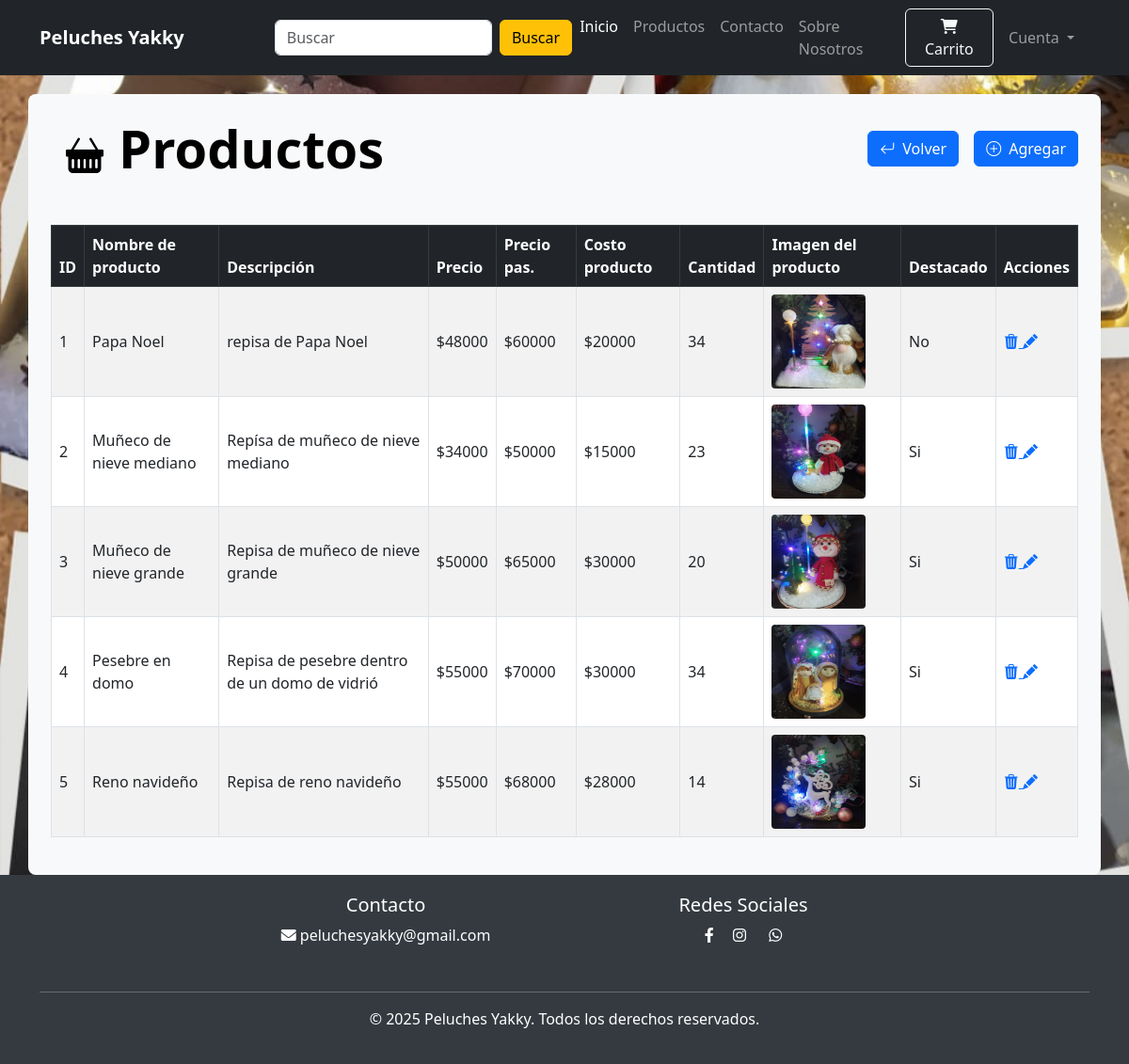
/ver-productos (signed in), run on an earlier commit of the app's database.
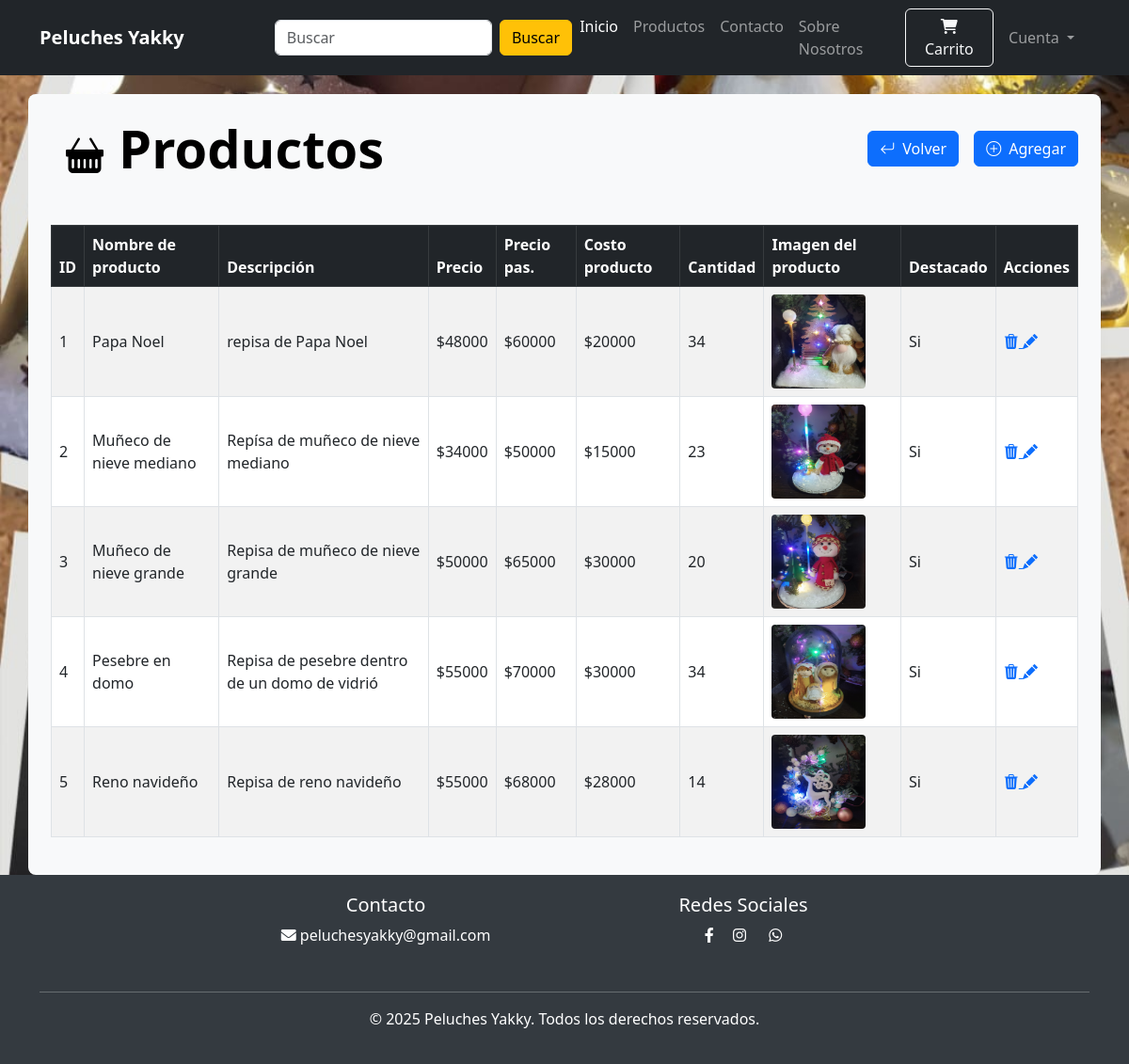
And on a later commit of the database.
### website/models.py (models this page shows, shortened)
class Product(db.Model):
    id = db.Column(db.Integer, primary_key=True)
    product_name = db.Column(db.String(100), nullable=False)
    current_price = db.Column(db.Integer, nullable=False)
    precio_costo = db.Column(db.Integer, nullable=False)  # tarea
    previous_price = db.Column(db.Integer, nullable=False)
    in_stock = db.Column(db.Integer, nullable=False)
    product_picture = db.Column(db.String(1000), nullable=False)
    flash_sale = db.Column(db.Boolean, default=False)
    date_added = db.Column(db.DateTime, default=datetime.utcnow)
    descripcion = db.Column(db.String(1000), nullable=False)
    is_deleted = db.Column(db.Boolean, default=False)
    carts = db.relationship(
        "Cart", backref=db.backref("product", lazy=True), cascade="all, delete-orphan"
    )
    orders = db.relationship(
        "Order", backref=db.backref("product", lazy=True), cascade="all, delete-orphan"
    )

### website/admin.py (the view)
@admin.route("/ver-productos", methods=["GET", "POST"])
@login_required
def ver_productos():
    if current_user.id == 1:
        productos = Product.query.order_by(Product.date_added).all()
        return render_template("ver_produc.html", productos=productos)
    return render_template("error_404.html")

### website/models.py (called while the page is built)
    @property
    def is_authenticated(self):
        return True  # Para usuarios reales siempre True

### website/templates/ver_produc.html (shortened to what this page needs)
{% extends 'index.html' %}
{% block body %}
{% if productos | length < 1 %} <div class="fondo" style="min-height: 100vh; padding-top: 20px;">
    <div class="container bg-light rounded-3 p-4 ">
        <div class="d-flex justify-content-between align-items-center mb-5">
            <h1 class="text-black mb-0 display-4 fw-bold">
                <i class="bi bi-basket-fill fs-1 text-black m-3"></i>Productos
            </h1>
            <div class="d-flex gap-3"><button onclick="window.location.href='/adminvista'" class="btn btn-primary">
                    <i class="bi bi-arrow-return-left me-2  "></i>Volver
                </button>
                <button onclick=" window.location.href='/agregar-productos'" class=" btn btn-primary">
                    <i class="bi bi-plus-circle me-2"></i>Agregar
                </button>
            </div>
        </div>
        <h1 class="text-black mb-0 display-4 fw-bold text-center p-5">
            <i class="bi bi-emoji-frown-fill fs-1 text-black m-3"></i> No hay productos
        </h1>
    </div>
    </div>
    {% else %} <div class="fondo" style="min-height: 100vh; padding-top: 20px;">
        <div class="container bg-light rounded-3 p-4 ">
            <div class="d-flex justify-content-between align-items-center mb-5">
                <h1 class="text-black mb-0 display-4 fw-bold">
                    <i class="bi bi-basket-fill fs-1 text-black m-3"></i>Productos
                </h1>
                <div class="d-flex gap-3"><button onclick="window.location.href='/adminvista'" class="btn btn-primary">
                        <i class="bi bi-arrow-return-left me-2  "></i>Volver
                    </button>
                    <button onclick=" window.location.href='/agregar-productos'" class=" btn btn-primary">
                        <i class="bi bi-plus-circle me-2"></i>Agregar
                    </button>
                </div>
            </div>
            <div class="table-responsive-lg">
                <table class="table table-bordered table-hover table-striped align-middle">
                    <thead class="table-dark">
                        <tr>
                            <th>ID</th>
                            <th>Nombre de producto</th>
                            <th>Descripción</th>
                            <th>Precio</th>
                            <th>Precio pas.</th>
                            <th>Costo producto</th>
                            <th>Cantidad</th>
                            <th>Imagen del producto</th>
                            <th>Destacado</th>
                            <th>Acciones</th>
                        </tr>
                    </thead>
                    <tbody>
                        {% for item in productos %}
                        <tr>
                            <td>{{ item.id }} </td>
                            <td> {{ item.product_name }}</td>
                            <td> {{ item.descripcion }}</td>
                            <td> ${{ item.current_price }}</td>
                            <td> ${{ item.previous_price }}</td>
                            <td> ${{ item.precio_costo }}</td>
                            <td> {{ item.in_stock }}</td>
                            <td> <img src="{{ item.product_picture }}" alt="{{ item.product_name }}"
                                    style="height: 100px; width: 100px; border-radius: 4px;">
                            </td>
                            {% if item.flash_sale %}
                            <td> Si </td>
                            {% else %}
                            <td> No </td>
                            {% endif %}
                            <td>
                                <a href="/elimi-producto/{{ item.id  }}" onclick="return confirmDelete()" class="delete"
                                    title="Eliminar" data-toggle="tooltip">
                                    <i class="bi bi-trash3-fill"></i>
                                </a>
                                <a href="/actua-producto/{{ item.id }}" class="edit" title="Editar"
                                    data-toggle="tooltip">
                                    <i class="bi bi-pencil-fill"></i>
                                </a>
                            </td>
                        </tr>
                        {% endfor %}
                    </tbody>
                </table>
            </div>
        </div>
    </div>
    {% endif %}
    {% endblock %}

### website/templates/index.html (shortened to what this page needs)
<!DOCTYPE html>
<html lang="es">
<head>
    <link href="https://cdn.jsdelivr.net/npm/bootstrap@5.3.0/dist/css/bootstrap.min.css" rel="stylesheet">
    <link rel="stylesheet" href="https://cdn.jsdelivr.net/npm/bootstrap-icons@1.13.1/font/bootstrap-icons.min.css">
    <link rel="stylesheet" href="https://cdnjs.cloudflare.com/ajax/libs/font-awesome/6.0.0/css/all.min.css">
    <link rel="stylesheet" href="{{ url_for('static', filename='css/style.css' ) }}">
</head>
<body>
    <nav class="navbar navbar-expand-lg navbar-dark bg-dark">
        <div class="container">
            <a class="navbar-brand fw-bold me-5" href="/">Peluches Yakky</a>
            <div class="collapse navbar-collapse" id="navbarNav">
                <form class="d-flex ms-5" role="search" action="/buscar" method="post">
                    <input class="form-control me-2" name="buscar" type="search" placeholder="Buscar"
                        aria-label="Buscar">
                    <button class="btn btn-warning" type="submit">Buscar</button>
                </form>
                <ul class="navbar-nav ms-auto">
                    <li class="nav-item"><a class="nav-link active" href="/">Inicio</a></li>
                    <li class="nav-item"><a class="nav-link" href="/productos-todo">Productos</a></li>
                    <li class="nav-item"><a class="nav-link" href="#contacto">Contacto</a></li>
                    <li class="nav-item"><a class="nav-link" href="/sobre-nosotros">Sobre Nosotros</a></li>
                </ul>
                {% if cart | length < 1 %} <a href="/carrito" class="btn btn-outline-light ms-3">
                    <i class="fas fa-shopping-cart"></i> Carrito
                    </a>
                    {% else %}
                    <a href="/carrito" class="btn btn-outline-light ms-3">
                        <i class="fas fa-shopping-cart"></i> Carrito <i
                            class="bi bi-{{ cart | length }}-circle-fill"></i>
                    </a>
                    {% endif %}
            </div>
            <ul class="navbar-nav me-auto mb-2 mb-lg-0">
                <li class="nav-item dropdown mx-2">
                    <a class="nav-link dropdown-toggle text-grey" href="#" role="button" , id="profileDropdown"
                        data-bs-toggle="dropdown" aria-hidden="false">
                        Cuenta
                    </a>
            </li>
            </ul>
        </div>
    </nav>
    {% block body %}
    {% endblock %}
    <footer class="text-center" id="contacto">
        <div class="container">
            <div class="row">
                <div class="col-md-4 mb-3 offset-md-2">
                    <h5>Contacto</h5>
                    <p><i class="fas fa-envelope"></i> peluchesyakky@gmail.com</p>
                </div>
                <div class="col-md-4 mb-3">
                    <h5>Redes Sociales</h5>
                    <a href="https://www.facebook.com/profile.php?id=100093166902343" class="text-white me-3 ps-3"><i
                            class="fab fa-facebook-f"></i></a>
                    <a href="https://www.instagram.com/peluches_yakky/" class="text-white me-3"><i
                            class="fab fa-instagram"></i></a>
                    <a href="https://wa.me/573135484798?text=¡Hola!%20Quisiera%20más%20información%20sobre%20sus%20peluches."
                        class="text-white me-3 ps-1" style="width: 60px; height: 60px;">
                        <i class="fab fa-whatsapp"></i>
                    </a>
                </div>
            </div>
            <hr>
            <p>&copy; 2025 Peluches Yakky. Todos los derechos reservados.</p>
        </div>
    </footer>
</body>
</html>

### website/static/css/style.css (style rules this page uses)
.fondo { background-image: url(../img/fondo.png); background-position: center; background-repeat: repeat; background-attachment: fixed; background-size: cover; }
footer { background-color: #343a40; color: white; padding: 20px 0; }

What changed in the data, as far as the page shows it:
changed Product "Papa Noel": flash_sale "No" → "Si"
